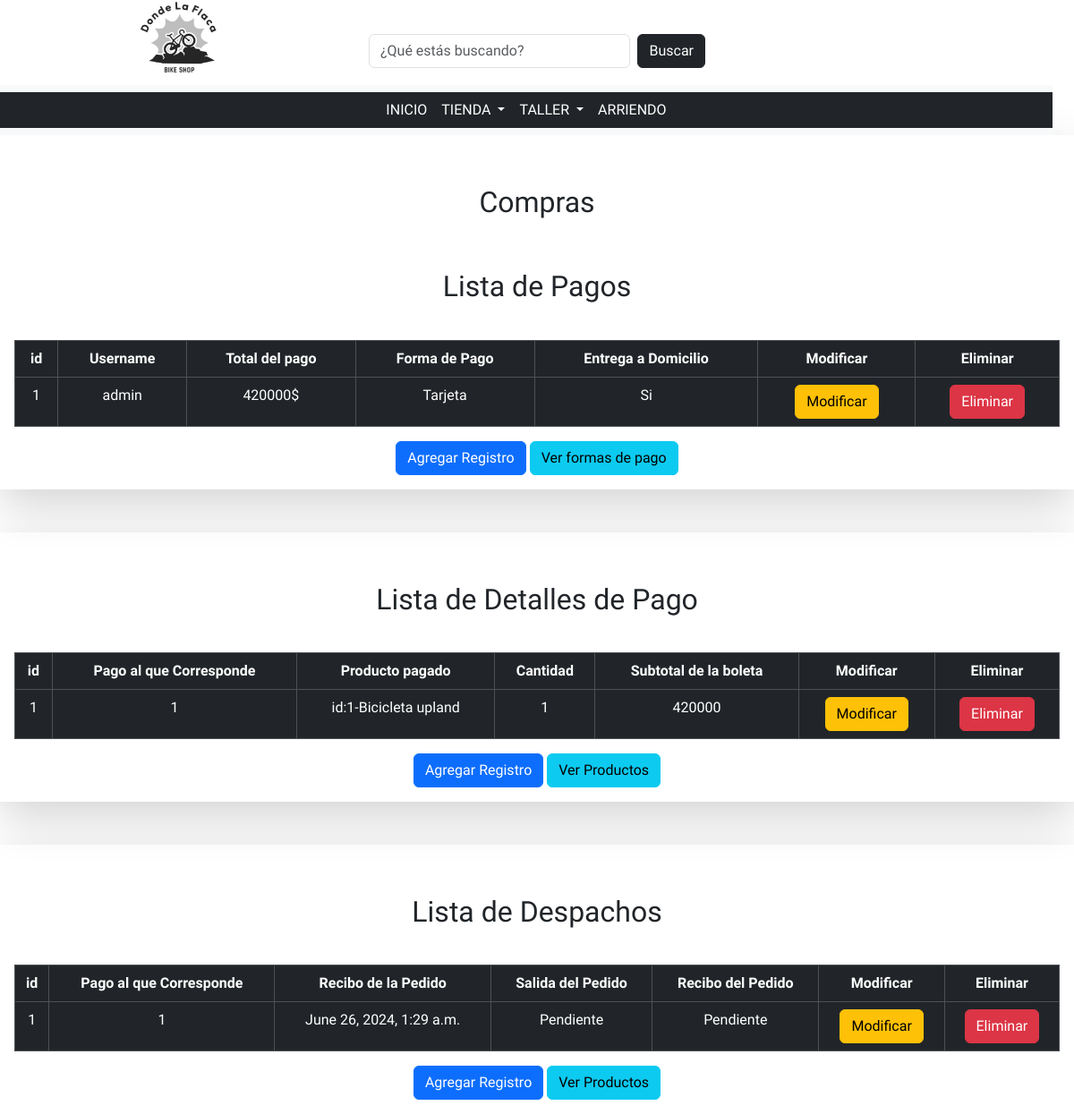
/MasterBikes/crud-ventas, run on the app's committed database.
### MasterBikes/models.py (models this page shows, shortened)
class Pago(models.Model):
    id_pago = models.AutoField(primary_key=True, db_column="idPago")
    rut = models.ForeignKey(
        "Usuario", on_delete=models.CASCADE, db_column="rut"
    )
    total = models.IntegerField()
    id_forma_pago = models.ForeignKey(
        "FormaPago", on_delete=models.CASCADE, db_column="idFormaPago"
    )
    domicilio = models.BooleanField()

class FormaPago(models.Model):
    id_forma_pago = models.AutoField(primary_key=True, db_column="idFormaPago")
    forma = models.CharField(max_length=30)
    class Meta:
        verbose_name_plural = "Formas de pago"

class Detalle(models.Model):
    id_detalle = models.AutoField(primary_key=True, db_column="idDetalle")
    id_pago = models.ForeignKey(
        "Pago", on_delete=models.CASCADE, db_column="idPago"
    )
    id_producto = models.ForeignKey(
        "Producto", on_delete=models.CASCADE, db_column="idProducto"
    )
    cantidad = models.IntegerField()
    subtotal = models.IntegerField()

class Producto(models.Model):
    id_producto = models.AutoField(primary_key=True, db_column="idProducto")
    nombre = models.CharField(max_length=30)
    descripcion = models.CharField(max_length=30, null=True, blank=True)
    precio = models.IntegerField()
    stock = models.IntegerField()
    id_tipo_producto = models.ForeignKey(
        "TipoProducto", on_delete=models.CASCADE, db_column="idTipoProducto"
    )
    foto = models.CharField(max_length=100, null=True, blank=True)

class Despacho(models.Model):
    id_despacho = models.AutoField(primary_key=True, db_column="idDespacho")
    id_pago = models.ForeignKey(
        "Pago", on_delete=models.CASCADE, db_column="idPago"
    )
    pedido = models.DateTimeField(blank=True,null=True)
    envio = models.DateTimeField(blank=True,null=True)
    recibo = models.DateTimeField(blank=True,null=True)

### MasterBikes/views.py (the view)
# urls.py: path('crud-ventas', views.crud_ventas, name='crud-ventas'),
def crud_ventas(request):
    pagos = Pago.objects.all()
    usuarios = User.objects.all()
    detalle = Usuario.objects.all()
    formaPago = FormaPago.objects.all()
    detallePago = Detalle.objects.all()
    productos = Producto.objects.all()
    despachos = Despacho.objects.all()
    context={
        "pagos" : pagos,
        "usuarios" : usuarios,
        "detalle" : detalle,
        "formaPago" : formaPago,
        "detallePago" : detallePago,
        "productos" : productos,
        "despachos" : despachos,
    }
    return render(request, 'pages/despliegue/crud_ventas.html', context)

### MasterBikes/templates/pages/despliegue/crud_ventas.html (shortened to what this page needs)
<!DOCTYPE html>
<html lang="en">
<head>
    {% load static %}
    <link rel="stylesheet" href="{% static 'css/bootstrap.min.css'%}">
    <link rel="stylesheet" href="{% static 'css/style.css'%}">
</head>
<body>
    {% include 'base/header.html'%}
    <main>
        <div class="container">
            <div class="row">
                <div class="col-md shadow-lg mx-auto text-center p-3">
                    <br>
                    <h2 class="my-3">Compras</h2>
                    <br>
                    <h2 class="my-3">Lista de Pagos</h2><br>
                    <table class="table table-dark table-hover table-bordered">
                        <thead>
                            <th>id</th>
                            <th>Username</th>
                            <th>Total del pago</th>
                            <th>Forma de Pago</th>
                            <th>Entrega a Domicilio</th>
                            <th>Modificar</th>
                            <th>Eliminar</th>
                        </thead>
                        <tbody>
                            {% if pagos %}
                                {% for tmp in pagos %}
                                    <tr>
                                        <td>{{tmp.id_pago}}</td>
                                        {% if usuarios %}
                                            {% for user in usuarios %}
                                                {% if detalle %}
                                                    {% for det in detalle %}
                                                        {% if tmp.rut.rut == det.rut and user.username == det.username.username %}
                                                            <td>{{user.username}}</td>
                                                        {% endif %}
                                                    {% endfor%}
                                                {% endif %}
                                            {% endfor%}
                                        {% endif %}
                                        <td>{{tmp.total}}$</td>
                                        {% if formaPago %}
                                            {% for forma in formaPago %}
                                                {% if forma.id_forma_pago == tmp.id_forma_pago.id_forma_pago %}
                                                    <td>{{forma.forma}}</td>
                                                {% endif %}
                                            {% endfor%}
                                        {% else %}
                                            <td>No</td>
                                        {% endif %}
                                        {% if tmp.domicilio %}
                                            <td>Si</td>
                                        {% else %}
                                            <td>No</td>
                                        {% endif %}
                                        <td><a href=""><button
                                            class="btn btn-warning">Modificar</button></a></td>
                                        <td><a href=""><button
                                            class="btn btn-danger">Eliminar</button></a></td>
                                    </tr>
                                {% endfor%}
                            {% endif %}
                        </tbody>
                    </table>
                    <a href="">
                        <button class="btn btn-primary">
                            Agregar Registro
                        </button>
                    </a>
                    <a href="{% url 'crud-varios' %}">
                        <button class="btn btn-info">
                            Ver formas de pago
                        </button>
                    </a>
                </div>
            </div>
            <br>
            <br>
            <div class="row">
                <div class="col-md shadow-lg mx-auto text-center p-3">
                    <br>
                    <h2 class="my-3">Lista de Detalles de Pago</h2><br>
                    <table class="table table-dark table-hover table-bordered">
                        <thead>
                            <th>id</th>
                            <th>Pago al que Corresponde</th>
                            <th>Producto pagado</th>
                            <th>Cantidad</th>
                            <th>Subtotal de la boleta</th>
                            <th>Modificar</th>
                            <th>Eliminar</th>
                        </thead>
                        <tbody>
                            {% if detallePago %}
                                {% for tmp in detallePago %}
                                    <tr>
                                        <td>{{tmp.id_detalle}}</td>
                                        {% if pagos %}
                                            {% for pag in pagos %}
                                                {% if pag.id_pago == tmp.id_pago.id_pago %}
                                                    <td>{{pag.id_pago}}</td>
                                                {% endif %}
                                            {% endfor%}
                                        {% endif %}
                                        {% if productos %}
                                            {% for pro in productos %}
                                                {% if pro.id_producto == tmp.id_producto.id_producto %}
                                                    <td>id:{{pro.id_producto}}-{{pro.nombre}}</td>
                                                {% endif %}
                                            {% endfor%}
                                        {% endif %}
                                        <td>{{tmp.cantidad}}</td>
                                        <td>{{tmp.subtotal}}</td>
                                        <td><a href=""><button
                                            class="btn btn-warning">Modificar</button></a></td>
                                        <td><a href=""><button
                                            class="btn btn-danger">Eliminar</button></a></td>
                                    </tr>
                                {% endfor%}
                            {% endif %}
                        </tbody>
                    </table>
                    <a href="">
                        <button class="btn btn-primary">
                            Agregar Registro
                        </button>
                    </a>
                    <a href="">
                        <button class="btn btn-info">
                            Ver Productos
                        </button>
                    </a>
                </div>
            </div>
            <br>
            <br>
            <div class="row">
                <div class="col-md shadow-lg mx-auto text-center p-3">
                    <br>
                    <h2 class="my-3">Lista de Despachos</h2><br>
                    <table class="table table-dark table-hover table-bordered">
                        <thead>
                            <th>id</th>
                            <th>Pago al que Corresponde</th>
                            <th>Recibo de la Pedido</th>
                            <th>Salida del Pedido</th>
                            <th>Recibo del Pedido</th>
                            <th>Modificar</th>
                            <th>Eliminar</th>
                        </thead>
                        <tbody>
                            {% if despachos %}
                                {% for tmp in despachos %}
                                    <tr>
                                        <td>{{tmp.id_despacho}}</td>
                                        {% if pagos %}
                                            {% for pag in pagos %}
                                                {% if pag.id_pago == tmp.id_pago.id_pago %}
                                                    <td>{{pag.id_pago}}</td>
                                                {% endif %}
                                            {% endfor%}
                                        {% endif %}
                                        {% if tmp.pedido == null or tmp.pedido == blank %}
                                            <td>error</td>
                                        {% else %}
                                            <td>{{tmp.pedido}}</td>
                                        {% endif %}
                                        {% if tmp.envio == null or tmp.envio == blank %}
                                            <td>Pendiente</td>
                                        {% else %}
                                            <td>{{tmp.envio}}</td>
                                        {% endif %}
                                        {% if tmp.recibo == null or tmp.recibo == blank %}
                                            <td>Pendiente</td>
                                        {% else %}
                                            <td>{{tmp.recibo}}</td>
                                        {% endif %}
                                        <td><a href=""><button
                                            class="btn btn-warning">Modificar</button></a></td>
                                        <td><a href=""><button
                                            class="btn btn-danger">Eliminar</button></a></td>
                                    </tr>
                                {% endfor%}
                            {% endif %}
                        </tbody>
                    </table>
                    <a href="">
                        <button class="btn btn-primary">
                            Agregar Registro
                        </button>
                    </a>
                    <a href="">
                        <button class="btn btn-info">
                            Ver Productos
                        </button>
                    </a>
                </div>
            </div>
        </div>
    </main>
</body>
</html>

### MasterBikes/static/css/style.css (style rules this page uses)
a { text-decoration: none; }
* { margin: 0; padding: 0; box-sizing: border-box; list-style: none; }
body { font-family: sans-serif; }
.container { max-width: 1200px; margin: 0 auto; }
* { box-sizing: border-box; font-family: Montserrat; padding: 0; margin: 0; }

### data on the page
Pago: id_pago "1", total "420000", domicilio "Si"
FormaPago: forma "Tarjeta"
Detalle: id_detalle "1", cantidad "1", subtotal "420000"
Producto: id_producto "1", nombre "Bicicleta upland"
Despacho: id_despacho "1", pedido "June 26, 2024, 1:29 a.m.", shows "Pendiente"

### other printed values
{{ user.username }} "admin"
